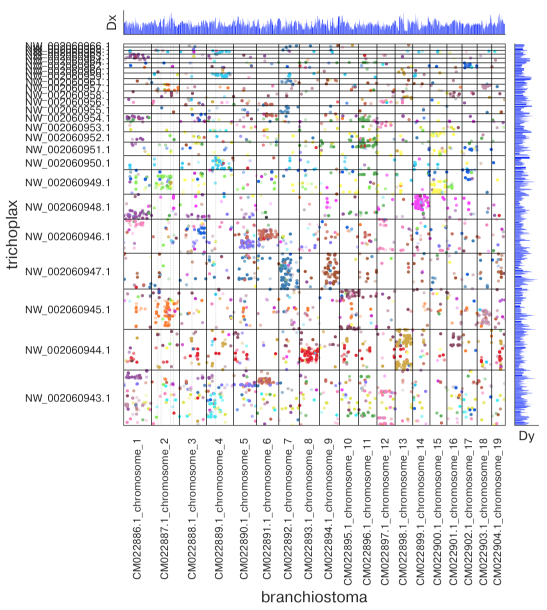
#> input picture figs/branchiostoma_trichoplax_example.png, 1094 x 1220 px (shown at 1/2 size); its folder holds only this picture in this run
$ python -i plot_ALG_fusions_v2.py   (imports and definitions only)
#> lines starting #> are read from the running program, lines starting #| are printed output that depends on the picture
#!/usr/bin/env python

"""
Program  : plot_ALG_fusions_v2.py
Language : python
Date     : 2024-02-07
Author   : Darrin T. Schultz
Email    : darrin.schultz@univie.ac.at
Github   : https://github.com/conchoecia/odp
Support  : For issues or questions, please search if the topic has been discussed already
           on github and open a new issue if not: https://github.com/conchoecia/odp/issues
License  : GNU GENERAL PUBLIC LICENSE, Version 3, 29 June 2007. See the LICENSE file.
Citation : If you use this software for your scientific publication, please cite:
           Schultz, DT; Haddock, SHD; Bredeson, JV; Green, RE; Simakov, O & Rokhsar, DS
           Ancient gene linkages support ctenophores as sister to other animals. Nature (2023).
           https://doi.org/10.1038/s41586-023-05936-6

Description:
  This program is an updated version of the plot_ALG_fusions.py.
    1. First, the program reads in the rbh files. *
      - For every NCBI taxid, we just pick the first genome with that NCBI taxid that we encounter.
    2. Read in the rbh file to determine how everything will be colored, and to get
        all of the ALGs to plot.
    3. We read through all of the rbh files in a for loop to figure out the chromosomes
        on which everything is located.
        - There are several sections where we add the colocalization results to this table
        - ALG Presence+Absence Columns
        - ALG Colocalization Columns
    4. ALG Dispersion, fusion, and splits. We keep track of what is going on using cutoffs.
      - This is the section of the code called 'ALG Dispersion and Fusion'
      - The format is [taxid, "(gain|loss|split)", "taxid", "(gain|loss|split)", ...]
    5. The results are saved to a file called per_species_ALG_presence_fusions.tsv


  We construct an event string for each species. We do not bother to make the rest of the table.
    The rest of the table is the part that contains the matrix of whether or not an ALG is colocalized on the same chromosome in that species.

PREREQUISITES:
  - This script requires the ete3 toolkit to be installed. This can be done with conda:
    https://anaconda.org/conda-forge/ete3
  - You must also preload the taxonomy toolkit with the following commands:
    http://etetoolkit.org/docs/latest/tutorial/tutorial_ncbitaxonomy.html
    ```
    from ete3 import NCBITaxa
    ncbi = NCBITaxa()
    ncbi.update_taxonomy_database()
    ```
"""

import argparse
import numpy as np
from sklearn.decomposition import PCA
import matplotlib.pyplot as plt
import itertools
import os
import pandas as pd
import re
import sys

from PIL import Image
import numpy as np
from sklearn.metrics.pairwise import cosine_similarity
from scipy.cluster import hierarchy

# import odp-specific functions
thisfile_path = os.path.dirname(os.path.realpath(__file__))
source_path = os.path.join(thisfile_path, "../source")
sys.path.insert(1, source_path)
import rbh_tools

# import the stuff to work with lineages
from ete4 import NCBITaxa,Tree


# get the warnings
import warnings
# [1 line not run here, left out]

# plotting options
import matplotlib.pyplot as plt
#import odp_plotting_functions as odp_plot

# [374 lines left out: functions parse_args, hex_to_rgb, parse_ALG_fusions, plot_ALG_fusions, taxids_to_taxidstringdict, image_sp_matrix_to_lineage, not called in this run]

def _image_helper_get_ALG_columns(ALG_pres_abs_dataframe) -> list:
    """
    Takes the ALG presence/absence dataframe and returns a list of the ALG columns.
    The list will be output in the order in which the ALGs appear in the dataframe.
    """
    # get all of the columns that are a tuple
    tuple_columns = [x for x in ALG_pres_abs_dataframe.columns if isinstance(x, tuple)]
    # decompose the tuples into a set of unique entries
    unique_entries = set()
    for col in tuple_columns:
        for entry in col:
            unique_entries.add(entry)
    # change these to be the same order as the ALG_pres_abs_dataframe
    unique_entries = [x for x in ALG_pres_abs_dataframe.columns
                      if x in unique_entries]
    return unique_entries

# [81 lines left out: functions image_sp_matrix_to_presence_absence, dict_BCnSALG_to_color, not called in this run]


def image_colocalization_matrix(ALG_pres_abs_dataframe, color_dict = None,
                                clustering = True, missing_data_color = "#990000") -> Image:
    """
    Required Loadings:
      from PIL import Image
      import numpy as np
      from sklearn.metrics.pairwise import cosine_similarity
      from scipy.cluster import hierarchy

    Description:
      - Plots the colocalization matrix from the ALG_fusions dataframe.
      - If we choose to sort the fusions, then sort only by similarity on the x-axis. This is a type of clustering.
        We should not sort on the y-axis, because the dataframe will already have been sorted by the NCBI TaxID string.

      If there is an input dictionary of colors, makes a two-pixel high colorbar on the top.
      The colorbar encodes the ALG colocalization pairs.
    """
    # get all of the ALGs in the dataframe
    unique_entries = _image_helper_get_ALG_columns(ALG_pres_abs_dataframe)
    # Just get a subdf of the columns that have the ALG entries.
    ALG_df = ALG_pres_abs_dataframe[unique_entries]

    # make a dict of rows, and the ALGs that have a 1 in that row
    ALG_presence = {}
    for i, row in ALG_df.iterrows():
        if i not in ALG_presence:
            ALG_presence[i] = {x: int(row[x]) for x in ALG_df.columns}
    # make a subdf of the ALG combinations. These are all of the columns that are tuples.
    coloc_df = ALG_pres_abs_dataframe[[x for x in ALG_pres_abs_dataframe.columns if isinstance(x, tuple)]]

    if clustering == True:
        # CLUSTER THE COLUMNS BASED ON SIMILARITY BETWEEN SPECIES
        # Calculate similarity matrix (using correlation here)
        #similarity_matrix = coloc_df.corr()
        from sklearn.metrics.pairwise import cosine_similarity
        similarity_matrix = cosine_similarity(coloc_df.transpose())
        # Perform hierarchical clustering
        linkage_matrix = hierarchy.linkage(similarity_matrix, method='average')
        clustered_order = hierarchy.leaves_list(linkage_matrix)
        ## Dendrogram for visualization
        #dendrogram = hierarchy.dendrogram(linkage_matrix, labels=similarity_matrix.columns, orientation='top')
        #plt.show()
        # Get the clustered column order
        clustered_order = hierarchy.leaves_list(linkage_matrix)
        # Rearrange columns based on clustering
        coloc_df = coloc_df.iloc[:, clustered_order]

    # make an image that is the same size as the coloc_df
    image = Image.new('RGB', (len(coloc_df.columns), len(coloc_df)), color = (0, 0, 0))
    # Go through the pixels and turn them to white if the value is 1, black if 0.
    # Special case for 0 - if the value is 0, then we need to check if the ALG is present in the row.
    #   if either of the ALGs are not present in that row, then turn it the missing_data_color color
    # Lookup the actual index of the row from its index on the left. In otherwords, the index != the row number.
    for i, row in coloc_df.iterrows():
        # get the row index
        ri = ALG_df.index.get_loc(i)
        for j, col in enumerate(coloc_df.columns):
            if row[col] == 0:
                # check if the ALG is present in the row
                if ALG_presence[i][col[0]] == 0 or ALG_presence[i][col[1]] == 0:
                    image.putpixel((j,ri), hex_to_rgb(missing_data_color))
                    # change this value in the dataframe to be -1, to represent no potential to find something there
                    coloc_df.at[i, col] = -1
                else:
                    image.putpixel((j,ri), (0,0,0))
            else:
                image.putpixel((j,ri), (255,255,255))

    # make a colorbar if we have a color_dict
    if color_dict is not None:
        # make a new image that is 10 pixels high and the same width as the image
        # The top 8 pixels are the colors and the bottom two rows are black
        colorbar = Image.new('RGB', (len(coloc_df.columns), 10), color = (0, 0, 0))
        # go through the columns and add the color to the colorbar
        for i, col in enumerate(coloc_df.columns):
            # get the color
            colortop = color_dict[col[0]]
            colorbot = color_dict[col[1]]
            # add the color to the colorbar
            for j in range(4):
                colorbar.putpixel((i,j), hex_to_rgb(colortop))
            for j in range(4,8):
                colorbar.putpixel((i,j), hex_to_rgb(colorbot))
        # concatenate the colorbar to the image
        image = Image.fromarray(np.concatenate((np.array(colorbar), np.array(image)), axis=0))

    return image

# [576 lines left out: functions image_concatenate_vertically, image_concatenate_horizontally, image_vertical_barrier, standard_plot_out, plot_missing_vs_colocalized, missing_present_ALGs and 3 more, not called in this run]

    # all of this is for doing the clade-level analysis
    ## ---------------------------------------------------------------------------------------------
    ##  Move onto the per-node analysis
    ## ---------------------------------------------------------------------------------------------
    ## Get the labels. They have to be in the order that the leaves are returned
    #leaves = [int(str(x).split("-")[-1]) for x in tree.get_leaves()]
    ## Make a dict with the taxid and species cols, then make a label from the lookup with leaves
    #lookup = dict(zip(perspchrom["taxid"], perspchrom["species"]))
    #labels = [lookup[x] for x in leaves]
    #for leaf, label in zip(tree.get_leaves(), labels):
    #    leaf.name = f"{label}_{leaf.name}"
    #tree.write(format=1, outfile="species_tree.tre")

    ## Now annotate all of the nodes.
    ## Yes, this loops through the table again, but I don't have a more elegant solution
    ## Right now this doesn't actually annotate any nodes, it just makes a dictionary of the annotations
    #node_annotations = {}
    ## Make a dict of annotations for each node
    #for i, row in perspchrom.iterrows():
    #    spstring = row["species"]
    #    taxidstring = [int(x) for x in row["taxidstring"].split(";")]
    #    for thisid in  taxidstring:
    #        if int(thisid) not in node_annotations:
    #            node_annotations[int(thisid)] = set()
    #        node_annotations[int(thisid)].add(spstring)

    ## we now have a dictionary with which species belong in each node
    ## iterate through all of the nodes of the tree, recursively. ACTUALLY IT ISN'T DOING THAT NOW
    #entries = []
    #for taxid in node_annotations:
    #    #print(taxid, node_annotations[taxid])
    #    thistaxid = int(taxid)
    #    thisnodename = ncbi.get_taxid_translator([thistaxid]).get(thistaxid, "Unknown")
    #    # get the NCBI taxid lineage for this node
    #    thislineage = ";".join([str(x) for x in ncbi.get_lineage(thistaxid)])
    #    # get the set of species that belong to this node
    #    these_species = node_annotations[thistaxid]
    #    # get a sub table of the perspchrom table that only has these species in the species column
    #    subdf = perspchrom[perspchrom["species"].isin(these_species)]
    #    # sum up the dataframe to get the number of fusions for each ALG, get rid of all the other columns
    #    subdf = subdf.drop(columns=["species", "taxid", "taxidstring"])
    #    subdf = subdf.sum(axis=0)
    #    # now add the other information as new columns, thistaxid/thisnodename/thislineage
    #    subdf["taxid"] = thistaxid
    #    subdf["nodename"] = thisnodename
    #    subdf["taxidstring"] = thislineage
    #    subdf["spinthisclade"] = ",".join(these_species)
    #    entries.append(subdf.copy())
    ## condense all of the entries into a single df
    #per_node_df = pd.DataFrame(entries)
    ## move the taxid, nodename, thislineage columns to the front
    #per_node_df.insert(0, "spinthisclade", per_node_df.pop("spinthisclade") )
    #per_node_df.insert(0, "taxidstring",   per_node_df.pop("taxidstring")   )
    #per_node_df.insert(0, "nodename",      per_node_df.pop("nodename")      )
    #per_node_df.insert(0, "taxid",         per_node_df.pop("taxid")         )
    ## save this!
    #per_node_df.to_csv("all_nodes_ALG_presence_fusions.tsv", sep='\t', index=False)

    ## make figures of the per-species plots
    #standard_plot_out(per_node_df, "perNode")
    ## Nodes we want to compare:
    ##  10197 - Ctenophora
    ##  6040 - Sponges
    ##  10226 - Placozoa
    ##  6073 - Cnidaria
    ##  6231 - Nematodes
    ##  88770 - Panarthropoda
    ##  2697495 - Spiralia
    ##  7711 - Chordata
    ##  7586 - Echinodermata
    ##  10219 - Hemichordata
    ## pull out a df of just these nodes. Use an exact match of the taxid column
    #nodes_to_compare = [10197, 6040, 10226, 6073, 6231, 88770, 2697495, 7711, 7586, 10219]
    #comparison_set_df = per_node_df[per_node_df["taxid"].isin(nodes_to_compare)]
    ## Sort the comparison set by the taxidstring of the nodes_to_compare list.
    ## Use the order of numbers in nodes_to_compare to sort the dataframe.
    #comparison_set_df = comparison_set_df.sort_values(by=["taxidstring"], ascending=True,
    #                                                  key=lambda x: x.map(dict(zip(nodes_to_compare, range(len(nodes_to_compare))))))
    #print("The species in the node comparison are:")
    #print(comparison_set_df)
    #standard_plot_out(comparison_set_df, "comparisonNodes")

    ## print the tree to a .tre file
    #tree = ncbi.get_topology([int(x) for x in perspchrom["taxid"].tolist()])

    ##taxid_to_query = 2301116
    ##species_under_taxid = get_species_under_taxid(taxid_to_query)
    ##print(f"Species under taxid {taxid_to_query}: {species_under_taxid}")

    ### remove rows where all values are 0
    ##df = df.loc[(df!=0).any(axis=1)]
    ##pca = PCA(n_components=2)
    ##pca.fit(df)
    ##print(pca.components_)
    ##print(pca.explained_variance_)

    ##df2 = pd.DataFrame(pca.transform(df), columns = ['first', 'second'])
    ##print(df)
    ##print(df2)
    ### df2.plot.scatter(x = 'first', y = 'second')

    ###plt.show()

    ##from mpl_toolkits import mplot3d
    ##from mpl_toolkits.mplot3d import Axes3D
    ##from mpl_toolkits.mplot3d import proj3d
    ##from matplotlib.text import Annotation

    ##x = df2['first']
    ##y = df2['second']
    ### labels is a list of the df1 index values
    ##labels = df.index.values.tolist()

    ### Create the scatter plot
    ##fig, ax = plt.subplots()
    ##scatter = ax.scatter(x, y, picker=True)
    ### plot the text labels
    ##for i, txt in enumerate(labels):
    ##    ax.annotate(txt, (x[i], y[i]))


    ### Show the plot
    ##plt.show()


# [2 lines not run here, left out]

>>> import cv2
>>> picture = cv2.imread('../figs/branchiostoma_trichoplax_example.png', cv2.IMREAD_GRAYSCALE)
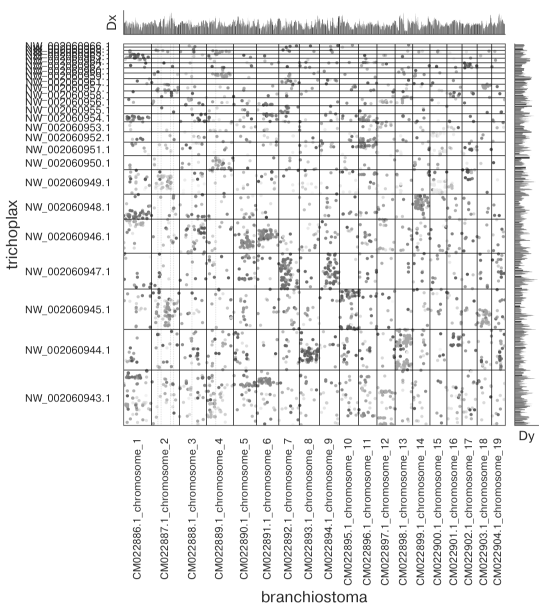
#> picture: shape (1220, 1094) (shown at 1/2 size); min 0, max 255, mean 231.1
>>> result = image_colocalization_matrix(picture)
#> (the run stopped early here; a loop or call above may not have finished)
